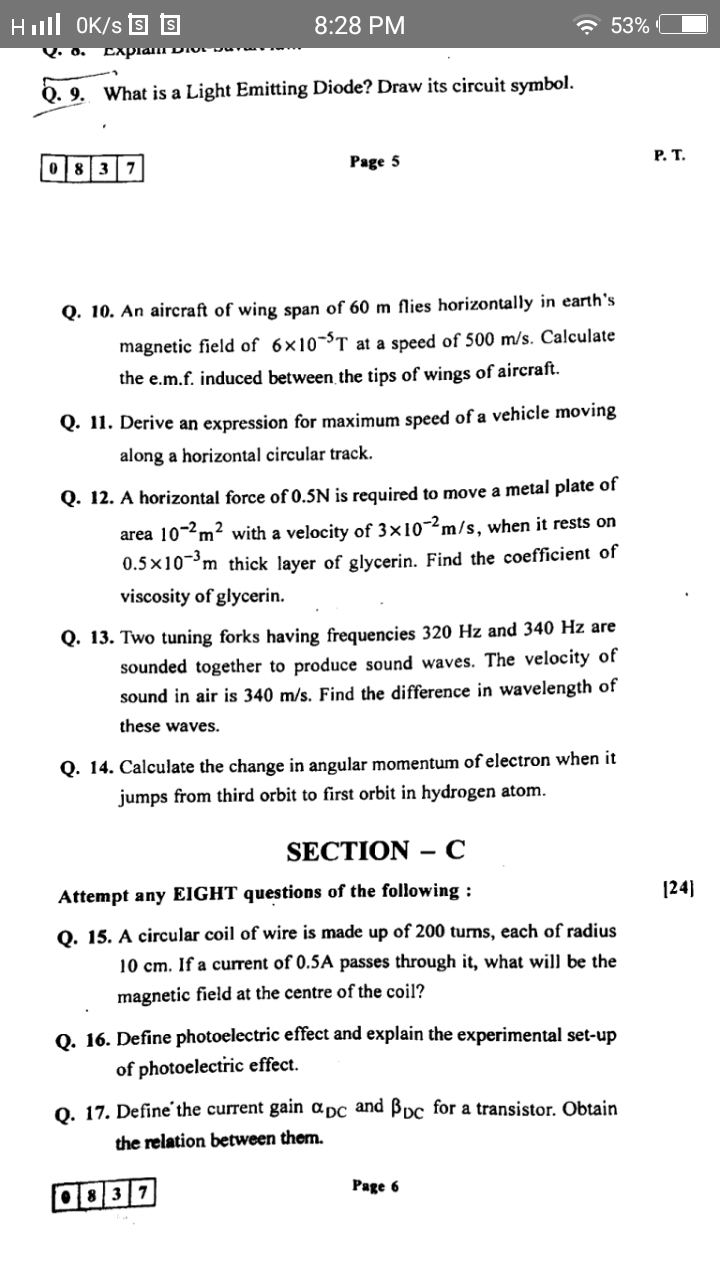
#> input picture uploads/4496a68a-0fdc-4b55-8ac2-b7cba84b5d7a.png, 720 x 1280 px
$ python -i preprocess_file.py   (imports and definitions only)
#> lines starting #> are read from the running program, lines starting #| are printed output that depends on the picture; after the words box and inside, x2 and y2 are one past the last pixel; in counts of white or black regions, pixels touching at a corner belong together
import os
import uuid
import fitz                     # PyMuPDF
import cv2
import numpy as np
from PIL import Image

def preprocess_file(input_path: str, output_dir: str):
    """
    UNIVERSAL PREPROCESSING:
    - Detect file type (PDF / JPG / PNG)
    - Convert PDF -> images
    - Clean + enhance each image
    - Save inside files/<doc_id>/processed/
    Returns list of processed image paths.
    """

    os.makedirs(output_dir, exist_ok=True)

    ext = os.path.splitext(input_path)[1].lower()

    processed_images = []

    # ---------- PDF HANDLING ----------
    if ext == ".pdf":
        doc = fitz.open(input_path)

        for idx, page in enumerate(doc):
            pix = page.get_pixmap(dpi=200)
            img_path = os.path.join(
                output_dir, f"{uuid.uuid4()}_{idx}.png"
            )
            pix.save(img_path)

            processed = clean_image(img_path)
            processed_images.append(processed)

        return processed_images

    # ---------- IMAGE HANDLING ----------
    else:
        processed = clean_image(input_path)
        processed_images.append(processed)
        return processed_images


def clean_image(image_path: str):
    """
    Enhances image:
    - grayscale
    - noise reduction
    - adaptive threshold
    - deskew-safe
    - saves <original>_clean.png
    """

    img = cv2.imread(image_path)
#> img is the input picture: shape (1280, 720, 3); mean B, G, R 235.8, 235.8, 235.8

    if img is None:
        return image_path  # fallback if OpenCV fails

    # grayscale
    gray = cv2.cvtColor(img, cv2.COLOR_BGR2GRAY)

    # denoise
    denoise = cv2.fastNlMeansDenoising(gray, h=15)

    # threshold
    thr = cv2.adaptiveThreshold(
        denoise, 255,
        cv2.ADAPTIVE_THRESH_GAUSSIAN_C,
        cv2.THRESH_BINARY,
        31, 8
    )
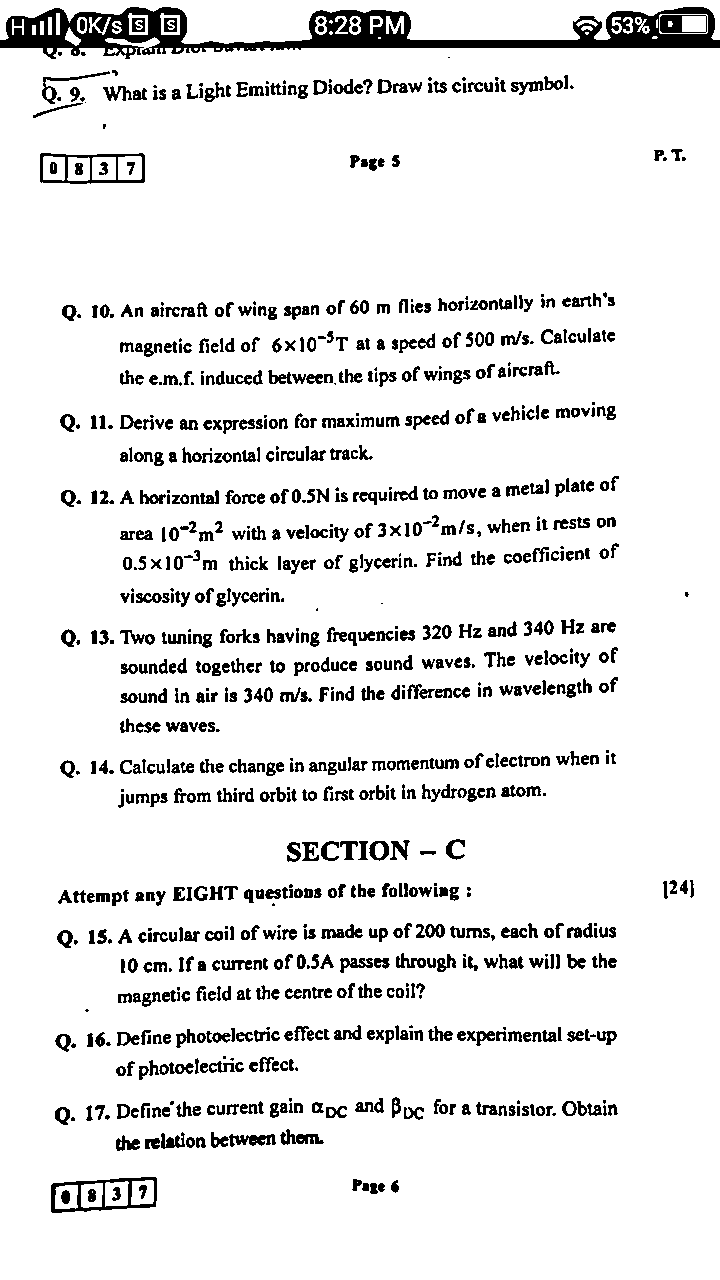
#> thr: shape (1280, 720); 91.2% white; 990 black regions (128 under 20 px), largest, box (x1, y1, x2, y2) and area: (0, 7, 720, 59) 13394, (51, 1177, 157, 1213) 1085, (40, 153, 145, 184) 891

    # save cleaned version
    clean_path = image_path.replace(".png", "_clean.png")
    cv2.imwrite(clean_path, thr)

    return clean_path

>>> result = preprocess_file('../../uploads/4496a68a-0fdc-4b55-8ac2-b7cba84b5d7a.png', 'out.png')

$ run again, on uploads/9c8a70a5-dc6c-4215-b591-e9dfb9675a82.png
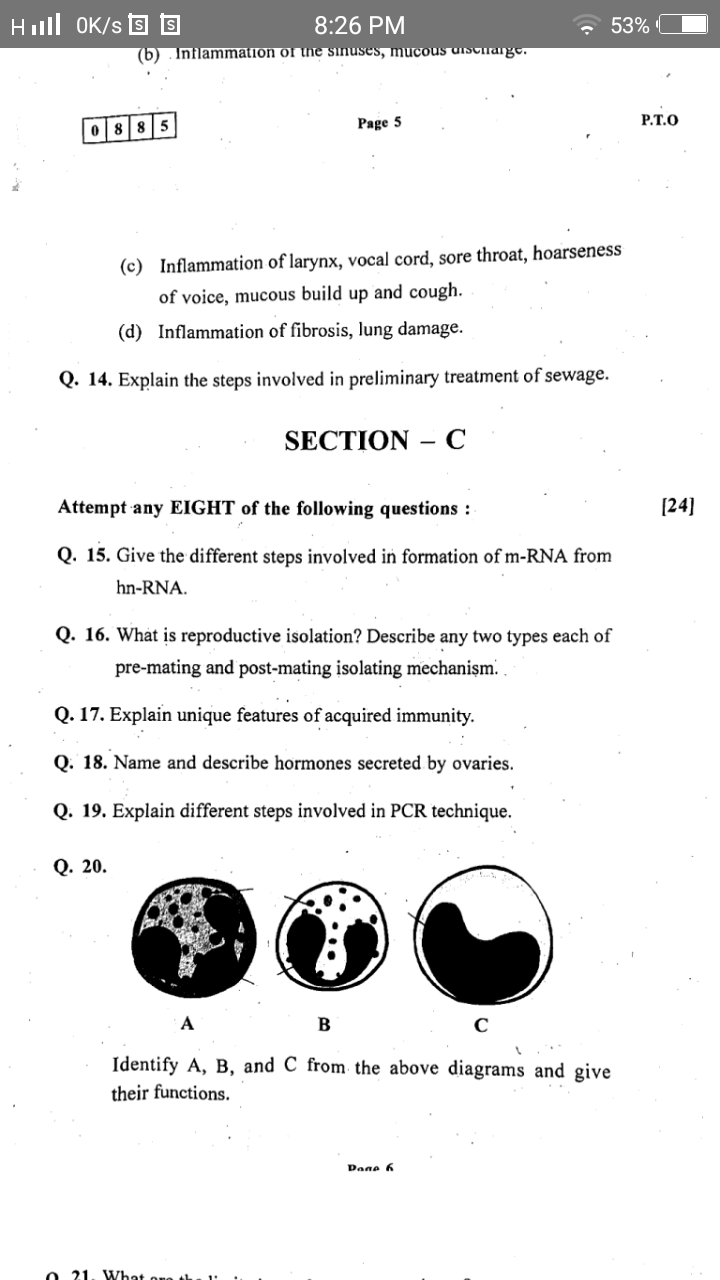
#> input picture uploads/9c8a70a5-dc6c-4215-b591-e9dfb9675a82.png, 720 x 1280 px
#> in clean_image, img is the input picture: shape (1280, 720, 3); mean B, G, R 235.8, 235.8, 235.8
#> in clean_image, `thr = cv2.adaptiveThreshold( denoise, 255, cv2.ADAPTIVE_THRESH_GAUSSIA..`:
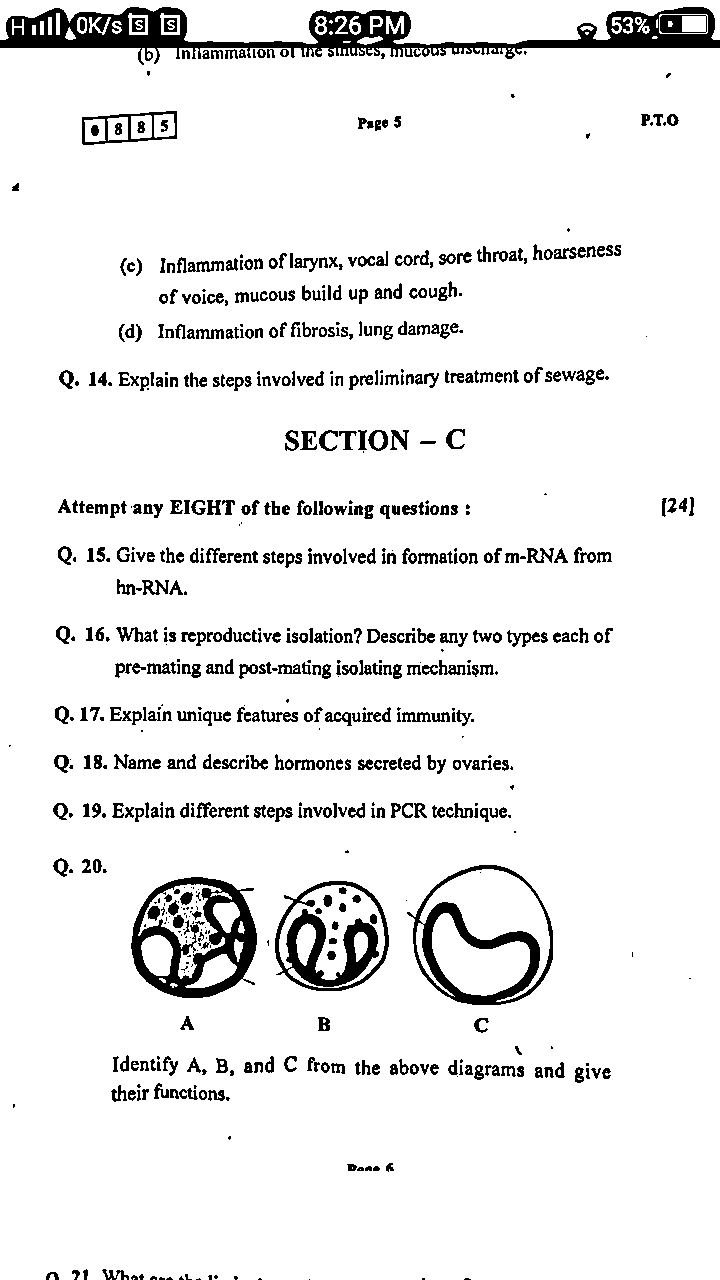
#> thr: shape (1280, 720); 92.6% white; 729 black regions (180 under 20 px), largest, box (x1, y1, x2, y2) and area: (0, 7, 720, 65) 13416, (131, 877, 257, 998) 6080, (407, 865, 553, 1005) 4543
